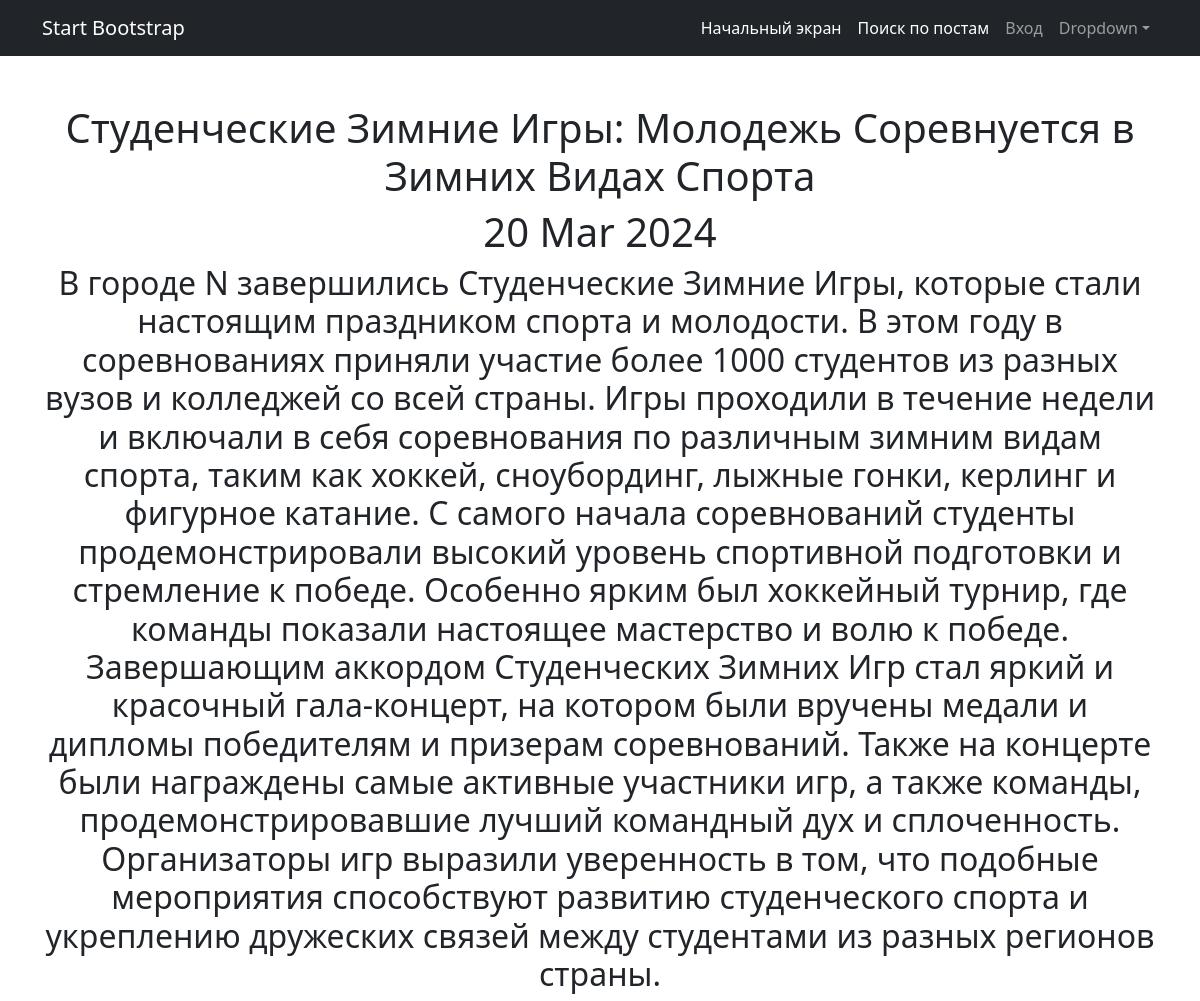
The page /posts/9/ on the database its author committed.
### news/models.py (models this page shows, shortened)
class Post(models.Model):
    news = "N"
    article = "A"
    POSITIONS = [(news, "Новость"), (article, "Статья")]
    author = models.ForeignKey(Author, on_delete= models.CASCADE)
    choice_field = models.CharField(max_length= 1, choices=POSITIONS, default=article)
    data_in = models.DateTimeField(auto_now_add=True)
    category = models.ManyToManyField(Category, through="PostCategory")
    title = models.CharField(max_length=255)
    text = models.CharField(max_length=3000)
    rating = models.IntegerField(default=0)

### news/views.py (the view)
# urls.py: path('<int:pk>/', PostDetail.as_view(), name= 'Post_detail'),
class PostDetail(DetailView):
    model = Post
    template_name = 'post.html'
    context_object_name = 'post'

### templates/post.html (shortened to what this page needs)
{% extends 'flatpages/default.html' %}
{% load censor_filters %}
{% block content %}
<h1>{{ post.title|censeroid }}</h1>
<h1>{{ post.data_in|date:'d M Y' }}</h1>
<h2>{{ post.text|censeroid }}</h2>
{% endblock content %}

### rows shown on the page
Post: title|censeroid "Студенческие Зимние Игры: Молодежь Соревнуется в Зимних Видах Спорта", data_in "20 Mar 2024", text|censeroid "В городе N завершились Студенческие Зимние Игры, которые стали настоящим праздником спорта и молодости. В этом году в соревнованиях приняли участие более 1000 студентов из разных вузов и колледжей со всей страны. Игры проходили в течение недели и включали в себя соревнования по различным зимним видам спорта, таким как хоккей, сноубординг, лыжные гонки, керлинг и фигурное катание. С самого начала соревнований студенты продемонстрировали высокий уровень спортивной подготовки и стремление к победе. Особенно ярким был хоккейный турнир, где команды показали настоящее мастерство и волю к победе. Завершающим аккордом Студенческих Зимних Игр стал яркий и красочный гала-концерт, на котором были…"
